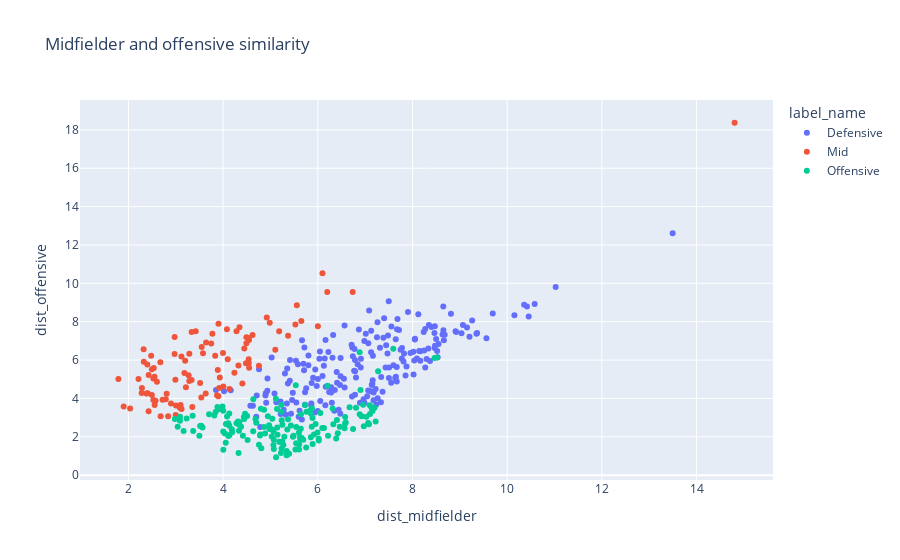

Source (notebook cell):
### Code cell
px.scatter(df_output_dists[df_output_dists.position!='Goalkeeper'],
x='dist_midfielder',y='dist_offensive',
color='label_name',hover_data=['slug_club','slug_player','mins_played','position','score'],
title='Midfielder and offensive similarity')

### Figure 1 — Plotly figure (JSON) as saved in the notebook; plotly's stock layout.template omitted (floating-point values rounded to 4 significant figures; data arrays with more than 128 entries replaced by an {"elided": "..."} marker saying what was removed)
{"data": [{"customdata": {"elided": "205x5 mixed values"}, "hovertemplate": "label_name=Defensive<br>dist_midfielder=%{x}<br>dist_offensive=%{y}<br>slug_club=%{customdata[0]}<br>slug_player=%{customdata[1]}<br>mins_played=%{customdata[2]}<br>position=%{customdata[3]}<br>score=%{customdata[4]}<extra></extra>", "legendgroup": "Defensive", "marker": {"color": "#636efa", "symbol": "circle"}, "mode": "markers", "name": "Defensive", "orientation": "v", "showlegend": true, "type": "scatter", "x": {"elided": "205 float values"}, "xaxis": "x", "y": {"elided": "205 float values"}, "yaxis": "y"}, {"customdata": {"elided": "98x5 mixed values"}, "hovertemplate": "label_name=Mid<br>dist_midfielder=%{x}<br>dist_offensive=%{y}<br>slug_club=%{customdata[0]}<br>slug_player=%{customdata[1]}<br>mins_played=%{customdata[2]}<br>position=%{customdata[3]}<br>score=%{customdata[4]}<extra></extra>", "legendgroup": "Mid", "marker": {"color": "#EF553B", "symbol": "circle"}, "mode": "markers", "name": "Mid", "orientation": "v", "showlegend": true, "type": "scatter", "x": [4.756, 3.003, 4.621, 3.213, 4.406, 2.525, 4.345, 4.322, 3.334, 4.491, 5.557, 3.27, 3.772, 3.748, 3.085, 4.539, 6.098, 3.929, 4.546, 3.916, 4.985, 5.371, 2.975, 2.278, 2.601, 4.491, 4.539, 3.334, 2.535, 2.572, 1.899, 2.898, 2.324, 2.035, 2.32, 3.1, 14.8, 4.134, 2.494, 3.513, 2.991, 3.997, 2.425, 4.54, 3.575, 2.479, 2.806, 4.097, 5.525, 3.121, 2.788, 3.898, 3.538, 3.87, 4.282, 2.974, 2.494, 2.553, 5.652, 2.837, 3.42, 2.674, 3.64, 3.547, 2.72, 5.183, 6.736, 3.901, 2.525, 2.55, 4.482, 2.397, 3.286, 6.199, 6.001, 2.68, 2.212, 4.447, 1.787, 3.349, 3.832, 3.198, 4.005, 3.182, 3.284, 3.887, 2.998, 4.238, 4.548, 2.426, 2.379, 5.102, 3.631, 2.406, 3.119, 2.284, 4.08, 4.921], "xaxis": "x", "y": [5.7, 3.631, 7.303, 4.581, 4.782, 5.039, 7.713, 5.724, 7.466, 6.879, 8.863, 5.203, 7.37, 6.869, 3.515, 5.844, 10.52, 5.092, 7.041, 4.547, 7.94, 7.272, 7.205, 4.283, 4.866, 7.186, 6.046, 4.958, 5.587, 3.886, 3.586, 3.737, 5.914, 3.478, 6.569, 3.662, 18.37, 4.496, 4.175, 4.8, 4.968, 6.368, 3.327, 7.157, 6.357, 6.232, 4.251, 6.042, 7.853, 3.449, 3.957, 4.119, 4.056, 4.17, 7.503, 6.313, 5.524, 3.66, 8.041, 3.078, 7.507, 5.891, 6.917, 6.681, 3.931, 7.497, 9.555, 7.9, 3.915, 5.131, 5.834, 5.772, 6.33, 9.552, 7.769, 3.068, 5.017, 6.61, 5.016, 3.549, 6.228, 5.963, 4.622, 5.329, 4.912, 5.478, 3.136, 5.337, 5.595, 5.229, 4.262, 6.533, 4.26, 4.273, 6.182, 4.549, 7.607, 8.224], "yaxis": "y"}, {"customdata": {"elided": "159x5 mixed values"}, "hovertemplate": "label_name=Offensive<br>dist_midfielder=%{x}<br>dist_offensive=%{y}<br>slug_club=%{customdata[0]}<br>slug_player=%{customdata[1]}<br>mins_played=%{customdata[2]}<br>position=%{customdata[3]}<br>score=%{customdata[4]}<extra></extra>", "legendgroup": "Offensive", "marker": {"color": "#00cc96", "symbol": "circle"}, "mode": "markers", "name": "Offensive", "orientation": "v", "showlegend": true, "type": "scatter", "x": {"elided": "159 float values"}, "xaxis": "x", "y": {"elided": "159 float values"}, "yaxis": "y"}], "layout": {"legend": {"title": {"text": "label_name"}, "tracegroupgap": 0}, "title": {"text": "Midfielder and offensive similarity"}, "xaxis": {"anchor": "y", "domain": [0, 1], "title": {"text": "dist_midfielder"}}, "yaxis": {"anchor": "x", "domain": [0, 1], "title": {"text": "dist_offensive"}}}}
